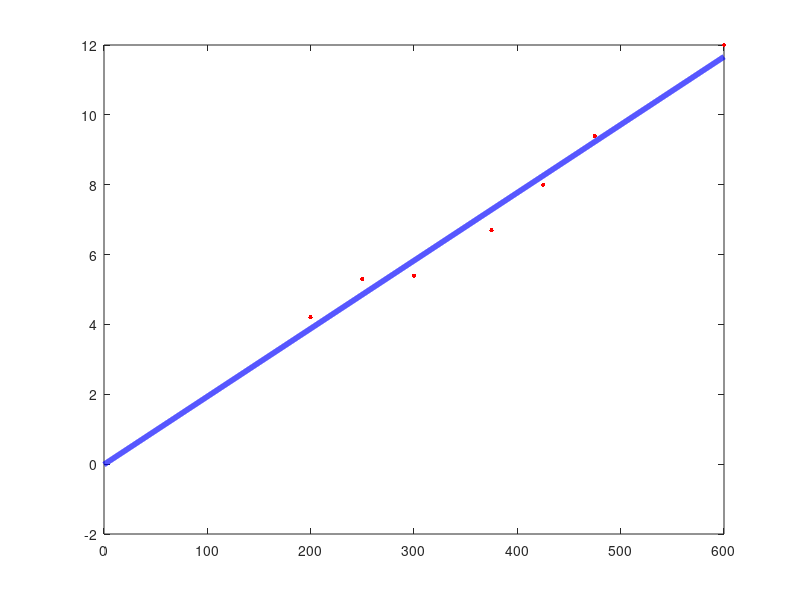

MATLAB code to generate this figure:
temp=[200 250 300 375 425 475 600];
elo=[4.2 5.3 5.4 6.7 8 9.4 12];

x=temp;
y=elo;
% n=7
n=length(x);

a1=(n*sum(x.*y)-sum(x)*sum(y))/   (n* sum(x.^2) -sum(x)^2)

a0=sum(y)/n - a1/n*sum(x)

A=[...
    n       sum(x)
    sum(x)  sum(x.^2)];
B=[ sum(y)
    sum(x.*y)];

aaaa=A\B
xx=0:0.1:600;
plot(x,y,'.r','MarkerSize',10)
P=@(x) a1.*x+a0;

hold on

plot(xx,P(xx),'b','LineWidth',4)
